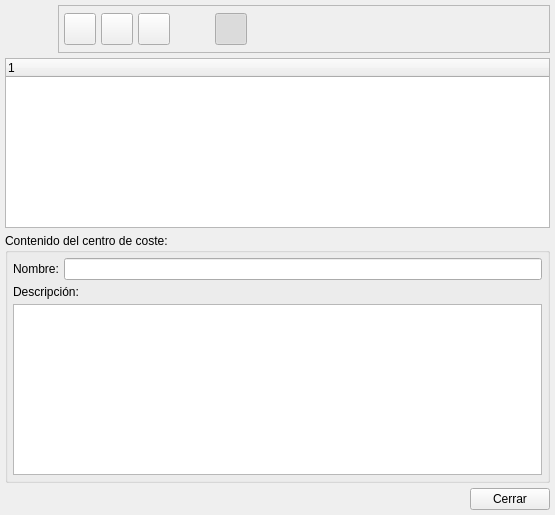
<ui version="4.0" >
 <class>ccostebase</class>
 <widget class="QWidget" name="ccostebase" >
  <property name="geometry" >
   <rect>
    <x>0</x>
    <y>0</y>
    <width>555</width>
    <height>515</height>
   </rect>
  </property>
  <property name="windowTitle" >
   <string>Centros de Coste</string>
  </property>
  <property name="windowIcon" >
   <iconset resource="../../../bulmages.qrc" >:/BulmaCont32x32/images/png/i_centroCoste.xpm</iconset>
  </property>
  <layout class="QVBoxLayout" >
   <property name="spacing" >
    <number>5</number>
   </property>
   <property name="leftMargin" >
    <number>5</number>
   </property>
   <property name="topMargin" >
    <number>5</number>
   </property>
   <property name="rightMargin" >
    <number>5</number>
   </property>
   <property name="bottomMargin" >
    <number>5</number>
   </property>
   <item>
    <layout class="QHBoxLayout" >
     <property name="spacing" >
      <number>5</number>
     </property>
     <property name="leftMargin" >
      <number>0</number>
     </property>
     <property name="topMargin" >
      <number>0</number>
     </property>
     <property name="rightMargin" >
      <number>0</number>
     </property>
     <property name="bottomMargin" >
      <number>0</number>
     </property>
     <item>
      <widget class="QLabel" name="label" >
       <property name="minimumSize" >
        <size>
         <width>48</width>
         <height>48</height>
        </size>
       </property>
       <property name="maximumSize" >
        <size>
         <width>48</width>
         <height>48</height>
        </size>
       </property>
       <property name="pixmap" >
        <pixmap resource="../../../bulmages.qrc" >:/BulmaCont32x32/images/png/i_centroCoste.xpm</pixmap>
       </property>
       <property name="scaledContents" >
        <bool>true</bool>
       </property>
      </widget>
     </item>
     <item>
      <widget class="QFrame" name="frame" >
       <property name="frameShape" >
        <enum>QFrame::StyledPanel</enum>
       </property>
       <property name="frameShadow" >
        <enum>QFrame::Raised</enum>
       </property>
       <layout class="QGridLayout" >
        <property name="leftMargin" >
         <number>5</number>
        </property>
        <property name="topMargin" >
         <number>5</number>
        </property>
        <property name="rightMargin" >
         <number>5</number>
        </property>
        <property name="bottomMargin" >
         <number>5</number>
        </property>
        <property name="horizontalSpacing" >
         <number>5</number>
        </property>
        <property name="verticalSpacing" >
         <number>5</number>
        </property>
        <item row="0" column="0" >
         <widget class="QToolButton" name="mui_crear" >
          <property name="minimumSize" >
           <size>
            <width>32</width>
            <height>32</height>
           </size>
          </property>
          <property name="maximumSize" >
           <size>
            <width>32</width>
            <height>32</height>
           </size>
          </property>
          <property name="text" >
           <string/>
          </property>
          <property name="icon" >
           <iconset resource="../../../bulmages.qrc" >:/Genericos32x32/images/png/i_fileNew.xpm</iconset>
          </property>
          <property name="iconSize" >
           <size>
            <width>32</width>
            <height>32</height>
           </size>
          </property>
          <property name="shortcut" >
           <string>Ctrl+N</string>
          </property>
         </widget>
        </item>
        <item row="0" column="1" >
         <widget class="QToolButton" name="mui_borrar" >
          <property name="minimumSize" >
           <size>
            <width>32</width>
            <height>32</height>
           </size>
          </property>
          <property name="maximumSize" >
           <size>
            <width>32</width>
            <height>32</height>
           </size>
          </property>
          <property name="text" >
           <string/>
          </property>
          <property name="icon" >
           <iconset resource="../../../bulmages.qrc" >:/Genericos32x32/images/png/i_editDelete.png</iconset>
          </property>
          <property name="iconSize" >
           <size>
            <width>32</width>
            <height>32</height>
           </size>
          </property>
          <property name="shortcut" >
           <string>Ctrl+D</string>
          </property>
         </widget>
        </item>
        <item row="0" column="2" >
         <widget class="QToolButton" name="mui_guardar" >
          <property name="minimumSize" >
           <size>
            <width>32</width>
            <height>32</height>
           </size>
          </property>
          <property name="maximumSize" >
           <size>
            <width>32</width>
            <height>32</height>
           </size>
          </property>
          <property name="text" >
           <string/>
          </property>
          <property name="icon" >
           <iconset resource="../../../bulmages.qrc" >:/Genericos32x32/images/png/i_save.xpm</iconset>
          </property>
          <property name="iconSize" >
           <size>
            <width>32</width>
            <height>32</height>
           </size>
          </property>
          <property name="shortcut" >
           <string>Ctrl+S</string>
          </property>
         </widget>
        </item>
        <item row="0" column="3" >
         <spacer>
          <property name="orientation" >
           <enum>Qt::Horizontal</enum>
          </property>
          <property name="sizeType" >
           <enum>QSizePolicy::Fixed</enum>
          </property>
          <property name="sizeHint" >
           <size>
            <width>40</width>
            <height>20</height>
           </size>
          </property>
         </spacer>
        </item>
        <item row="0" column="4" >
         <widget class="QToolButton" name="mui_detalles" >
          <property name="minimumSize" >
           <size>
            <width>32</width>
            <height>32</height>
           </size>
          </property>
          <property name="maximumSize" >
           <size>
            <width>32</width>
            <height>32</height>
           </size>
          </property>
          <property name="toolTip" >
           <string>Imprimir pedido</string>
          </property>
          <property name="whatsThis" >
           <string>Imprimir pedido</string>
          </property>
          <property name="text" >
           <string/>
          </property>
          <property name="icon" >
           <iconset resource="../../../bulmages.qrc" >:/BulmaCont32x32/images/png/i_tuxPeq.png</iconset>
          </property>
          <property name="iconSize" >
           <size>
            <width>32</width>
            <height>32</height>
           </size>
          </property>
          <property name="shortcut" >
           <string>Ctrl+B</string>
          </property>
          <property name="checkable" >
           <bool>true</bool>
          </property>
          <property name="checked" >
           <bool>true</bool>
          </property>
         </widget>
        </item>
        <item row="0" column="5" >
         <spacer>
          <property name="orientation" >
           <enum>Qt::Horizontal</enum>
          </property>
          <property name="sizeType" >
           <enum>QSizePolicy::Expanding</enum>
          </property>
          <property name="sizeHint" >
           <size>
            <width>171</width>
            <height>34</height>
           </size>
          </property>
         </spacer>
        </item>
       </layout>
      </widget>
     </item>
    </layout>
   </item>
   <item>
    <widget class="QTreeWidget" name="mui_list" >
     <column>
      <property name="text" >
       <string>1</string>
      </property>
     </column>
    </widget>
   </item>
   <item>
    <widget class="QGroupBox" name="groupBox" >
     <property name="title" >
      <string>Contenido del centro de coste:</string>
     </property>
     <layout class="QVBoxLayout" >
      <property name="spacing" >
       <number>5</number>
      </property>
      <property name="leftMargin" >
       <number>5</number>
      </property>
      <property name="topMargin" >
       <number>5</number>
      </property>
      <property name="rightMargin" >
       <number>5</number>
      </property>
      <property name="bottomMargin" >
       <number>5</number>
      </property>
      <item>
       <layout class="QHBoxLayout" >
        <property name="spacing" >
         <number>5</number>
        </property>
        <property name="leftMargin" >
         <number>0</number>
        </property>
        <property name="topMargin" >
         <number>0</number>
        </property>
        <property name="rightMargin" >
         <number>0</number>
        </property>
        <property name="bottomMargin" >
         <number>0</number>
        </property>
        <item>
         <widget class="QLabel" name="textLabel1" >
          <property name="text" >
           <string>Nombre:</string>
          </property>
         </widget>
        </item>
        <item>
         <widget class="QLineEdit" name="nomcentro" />
        </item>
       </layout>
      </item>
      <item>
       <layout class="QVBoxLayout" >
        <property name="spacing" >
         <number>5</number>
        </property>
        <property name="leftMargin" >
         <number>0</number>
        </property>
        <property name="topMargin" >
         <number>0</number>
        </property>
        <property name="rightMargin" >
         <number>0</number>
        </property>
        <property name="bottomMargin" >
         <number>0</number>
        </property>
        <item>
         <widget class="QLabel" name="textLabel1_2" >
          <property name="sizePolicy" >
           <sizepolicy vsizetype="Fixed" hsizetype="Preferred" >
            <horstretch>0</horstretch>
            <verstretch>0</verstretch>
           </sizepolicy>
          </property>
          <property name="text" >
           <string>Descripción:</string>
          </property>
         </widget>
        </item>
        <item>
         <widget class="QTextEdit" name="desccoste" />
        </item>
       </layout>
      </item>
     </layout>
    </widget>
   </item>
   <item>
    <layout class="QHBoxLayout" >
     <property name="spacing" >
      <number>5</number>
     </property>
     <property name="leftMargin" >
      <number>0</number>
     </property>
     <property name="topMargin" >
      <number>0</number>
     </property>
     <property name="rightMargin" >
      <number>0</number>
     </property>
     <property name="bottomMargin" >
      <number>0</number>
     </property>
     <item>
      <spacer>
       <property name="orientation" >
        <enum>Qt::Horizontal</enum>
       </property>
       <property name="sizeType" >
        <enum>QSizePolicy::Expanding</enum>
       </property>
       <property name="sizeHint" >
        <size>
         <width>191</width>
         <height>21</height>
        </size>
       </property>
      </spacer>
     </item>
     <item>
      <widget class="QPushButton" name="pushButton2" >
       <property name="text" >
        <string>Cerrar</string>
       </property>
      </widget>
     </item>
    </layout>
   </item>
  </layout>
 </widget>
 <layoutdefault spacing="6" margin="11" />
 <resources>
  <include location="../../../bulmages.qrc" />
 </resources>
 <connections>
  <connection>
   <sender>pushButton2</sender>
   <signal>clicked()</signal>
   <receiver>ccostebase</receiver>
   <slot>close()</slot>
   <hints>
    <hint type="sourcelabel" >
     <x>548</x>
     <y>508</y>
    </hint>
    <hint type="destinationlabel" >
     <x>549</x>
     <y>539</y>
    </hint>
   </hints>
  </connection>
  <connection>
   <sender>mui_detalles</sender>
   <signal>toggled(bool)</signal>
   <receiver>groupBox</receiver>
   <slot>setShown(bool)</slot>
   <hints>
    <hint type="sourcelabel" >
     <x>235</x>
     <y>43</y>
    </hint>
    <hint type="destinationlabel" >
     <x>114</x>
     <y>235</y>
    </hint>
   </hints>
  </connection>
 </connections>
</ui>
